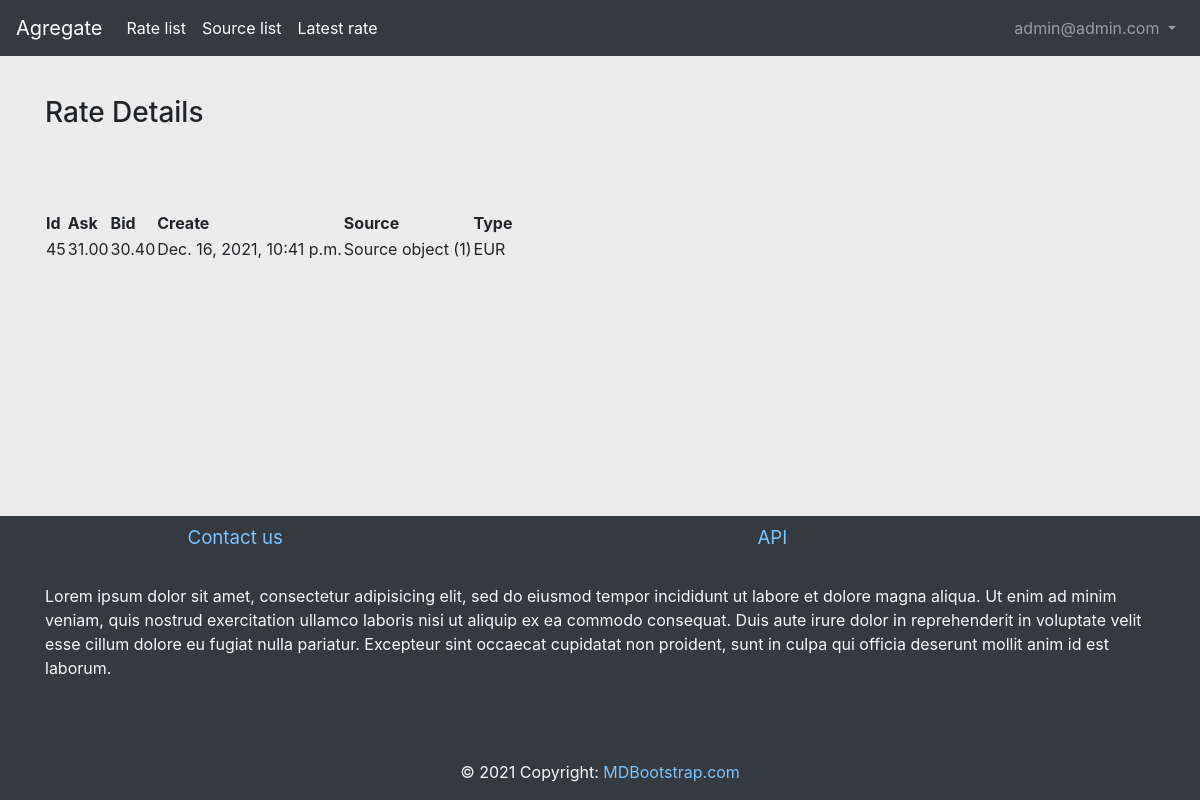
The page /currency/rate/details/45/ (signed in) on the database its author committed.
### accounts/models.py (models this page shows, shortened)
class User(AbstractUser):
    USERNAME_FIELD = 'email'
    REQUIRED_FIELDS = ['username']
    avatar = models.FileField(
        upload_to=upload_avatar,
        blank=True,
        null=True,
        default=None,
    )
    phone = models.CharField(
        max_length=11,
        blank=True,
        null=True,
        default=None,
    )
    email = models.EmailField('email address', blank=True, unique=True)

### currency/models.py (models this page shows)
class Rate(models.Model):
    ask = models.DecimalField(max_digits=4, decimal_places=2)
    bid = models.DecimalField(max_digits=4, decimal_places=2)
    created = models.DateTimeField(auto_now_add=True)
    currency_name = models.CharField(
        max_length=3,
        choices=choices.RATE_TYPES,
        blank=False,
        null=False,
        default=choices.TYPE_USD,
    )
    source = models.ForeignKey(
        Source,
        related_name='rates',
        on_delete=models.CASCADE,
        choices=choices.SOURCE_TYPES
    )
    currency_type = models.CharField(max_length=8)

class Source(models.Model):
    name = models.CharField(max_length=64)
    code_name = models.CharField(max_length=24, unique=True, editable=False)
    source_url = models.CharField(max_length=256)
    logo = models.FileField(
        upload_to=upload_logo,
        blank=True,
        null=True,
        default=None,
    )

### currency/views.py (the view)
# urls.py: path('rate/details/<int:pk>/', RateDetailView.as_view(), name='rate-details'),
class RateDetailView(LoginRequiredMixin, DetailView):
    queryset = Rate.objects.all()
    template_name = 'rate_details.html'

### currency/templates/rate_details.html
{% extends 'base.html' %}
{% block main_content %}
    <br>
    <br>
    <br>
    <br>
    <h3>Rate Details</h3>
    <br>
    <br>
    <br>
    <table>
        <tr>
            <th>Id</th>
            <th>Ask</th>
            <th>Bid</th>
            <th>Create</th>
            <th>Source</th>
            <th>Type</th>
        </tr>
        <tr>
            <td>{{object.id}}</td>
            <td>{{object.ask}}</td>
            <td>{{object.bid}}</td>
            <td>{{object.created}}</td>
            <td>{{object.source}}</td>
            <td>{{object.currency_name}}</td>
        </tr>
    </table>
    <br>
    <br>
    <br>
{% endblock %}

### currency/templates/includes/navbar.html (shortened to what this page needs)
<nav class="navbar navbar-expand-sm bg-dark navbar-dark fixed-top">
    <a class="navbar-brand" href='{% url 'index'%}'>Agregate</a>
    <div class="collapse navbar-collapse" id="navbarNavDropdown">
        <ul class="navbar-nav mr-auto">
            <li class="nav-item active">
                <a class="nav-link" href="{% url 'currency:rate-list' %}">Rate list</a>
            </li>
            <li class="nav-item active">
                <a class="nav-link" href="{% url 'currency:source-list' %}">Source list</a>
            </li>
            <li class="nav-item active">
                <a class="nav-link" href="{% url 'currency:rate-latest' %}">Latest rate</a>
            </li>
        </ul>
        <ul class="navbar-nav ">
            {% if request.user.is_authenticated %}
                <li class="nav-item  dropdown my-2 my-lg-0">
                    <a class="nav-link dropdown-toggle" href="#" id="navbarDropdownMenuLink" role="button" data-toggle="dropdown" aria-haspopup="true" aria-expanded="false">
                        {{ request.user.email }}
                    </a>
                </li>
            {%endif%}
        </ul>
    </div>
</nav>

### rows shown on the page
User: user.email "admin@admin.com"
Rate: id "45", ask "31.00", bid "30.40", created "Dec. 16, 2021, 10:41 p.m.", source "Source object (1)", currency_name "EUR"
